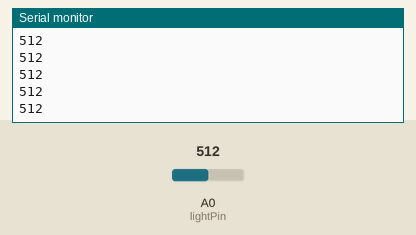
Simulated run of this sketch. Board: Arduino Uno, built with avr-gcc and run on an emulated ATmega328P. Shown: the last lines printed to the serial monitor. Inputs (shaded band) come from the test bench; at power-on: A0 (lightPin) = 512.

Above: at 1.2 s.
1.3 s: A0 (lightPin) set to 716
At 1.31 s:
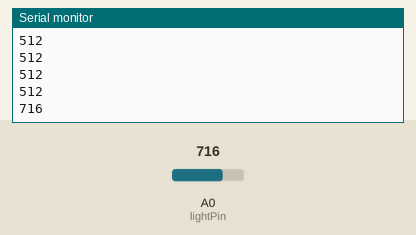
2.8 s: A0 (lightPin) set to 900
At 2.81 s:
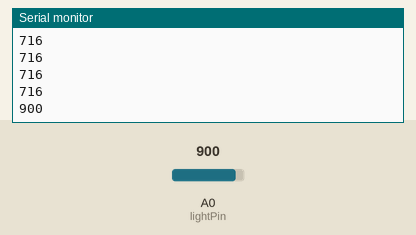
Timing chart, 0 to 5.8 s (numbered marks = the images above; inputs shaded):
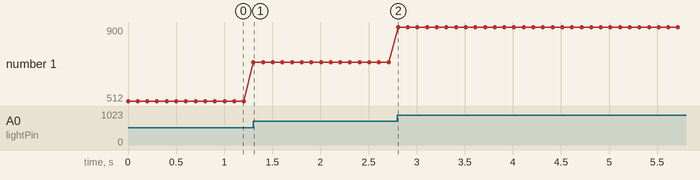

The sketch:

light.ino
```cpp
//
// FaBo Brick Sample
//
// brick_analog_light
//

#define lightPin A0

int lightValue = 0;

void setup() {
  pinMode(lightPin,INPUT);
  Serial.begin(9600);
}

void loop() {
  lightValue = analogRead(lightPin);
  Serial.println(lightValue);
  delay(100);
}
```

Measured:
- after the input at 1.3 s, the serial monitor: prints a new line at once (image 1)
- after the input at 2.8 s, the serial monitor: prints a new line at once (image 2)
- plotted number 1: 512 → 716 after the input at 1.3 s, 716 → 900 after the input at 2.8 s
